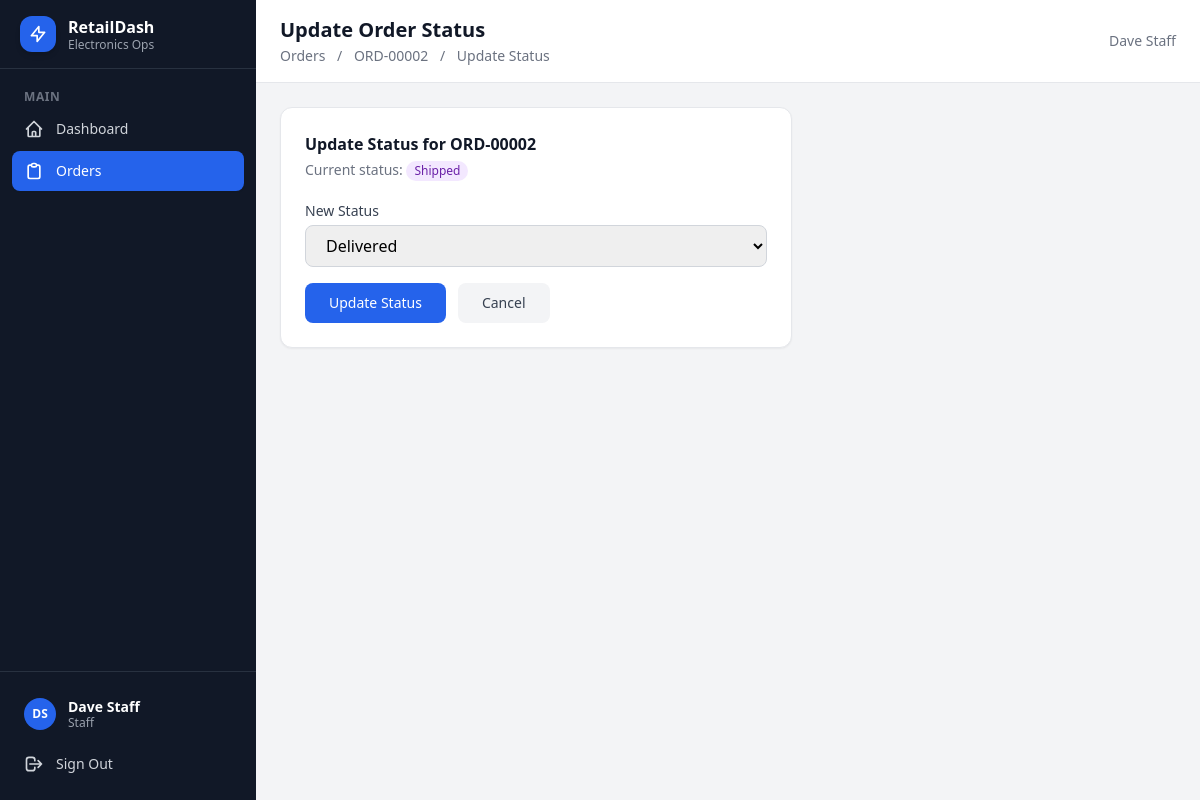
/orders/2/update-status/ (signed in), run on the app's committed database.
### apps/accounts/models.py (models this page shows, shortened)
class Profile(models.Model):
    ROLE_CHOICES = [
        ('admin', 'Admin'),
        ('manager', 'Manager'),
        ('analyst', 'Analyst'),
        ('staff', 'Staff'),
    ]
    user = models.OneToOneField(User, on_delete=models.CASCADE, related_name='profile')
    role = models.CharField(max_length=20, choices=ROLE_CHOICES, default='staff')
    phone = models.CharField(max_length=20, blank=True, null=True)
    avatar = models.ImageField(upload_to='avatars/', blank=True, null=True)

### apps/orders/models.py (models this page shows, shortened)
class Order(models.Model):
    STATUS_CHOICES = [
        ('pending', 'Pending'),
        ('confirmed', 'Confirmed'),
        ('processing', 'Processing'),
        ('shipped', 'Shipped'),
        ('delivered', 'Delivered'),
        ('cancelled', 'Cancelled'),
    ]
    SOURCE_CHOICES = [
        ('storefront', 'Storefront'),
        ('internal', 'Internal'),
    ]
    order_number = models.CharField(max_length=20, unique=True, blank=True)
    customer_name = models.CharField(max_length=200)
    customer_email = models.EmailField()
    customer_phone = models.CharField(max_length=20, blank=True)
    status = models.CharField(max_length=20, choices=STATUS_CHOICES, default='pending')
    total_amount = models.DecimalField(max_digits=12, decimal_places=2, default=0)
    source = models.CharField(max_length=20, choices=SOURCE_CHOICES, default='internal')
    created_by = models.ForeignKey(User, on_delete=models.SET_NULL, null=True, related_name='orders')
    created_at = models.DateTimeField(auto_now_add=True)
    updated_at = models.DateTimeField(auto_now=True)
    class Meta:
        ordering = ['-created_at']
    @property
    def next_statuses(self):
        flow = {
            'pending': ['confirmed'],
            'confirmed': ['processing'],
            'processing': ['shipped'],
            'shipped': ['delivered'],
            'delivered': [],
            'cancelled': [],
        }
        return flow.get(self.status, [])

### apps/orders/views.py (the view, shortened to what this page needs)
# urls.py: path('<int:pk>/update-status/', views.order_update_status, name='order_update_status'),
@login_required
@role_required('admin', 'manager', 'staff')
def order_update_status(request, pk):
    order = get_object_or_404(Order, pk=pk)
    user_role = request.user.profile.role
    form = OrderStatusForm(instance=order, user_role=user_role)
    if request.headers.get('HX-Request'):
        return render(request, 'orders/partials/status_form.html', {'form': form, 'order': order})
    return render(request, 'orders/order_update_status.html', {'form': form, 'order': order})

### apps/orders/forms.py
class OrderStatusForm(forms.ModelForm):
    class Meta:
        model = Order
        fields = ['status']
        widgets = {
            'status': forms.Select(attrs={
                'class': 'w-full px-4 py-2 border border-gray-300 rounded-lg focus:ring-2 focus:ring-blue-500',
            }),
        }
    def __init__(self, *args, user_role=None, **kwargs):
        super().__init__(*args, **kwargs)
        instance = kwargs.get('instance')
        if instance and user_role == 'staff':
            allowed = [(s, dict(Order.STATUS_CHOICES)[s])
                       for s in instance.next_statuses]
            self.fields['status'].choices = allowed
        elif instance and user_role in ('manager', 'admin'):
            current_choices = list(Order.STATUS_CHOICES)
            self.fields['status'].choices = current_choices

### apps/storefront/context_processors.py (called while the page is built)
def cart_count(request):
    cart = request.session.get('cart', {})
    return {'cart_count': sum(item['quantity'] for item in cart.values())}

### templates/orders/order_update_status.html (shortened to what this page needs)
{% extends 'base.html' %}
{% block page_title %}Update Order Status{% endblock %}
{% block breadcrumb %}
<nav class="text-sm text-gray-500 mt-0.5">
    <a href="{% url 'orders:order_list' %}" class="hover:text-blue-600">Orders</a>
    <span class="mx-2">/</span>
    <a href="{% url 'orders:order_detail' order.pk %}" class="hover:text-blue-600">{{ order.order_number }}</a>
    <span class="mx-2">/</span>
    <span>Update Status</span>
</nav>
{% endblock %}
{% block content %}
<div class="max-w-lg">
    <div class="bg-white rounded-xl shadow-sm border border-gray-200 p-6">
        <h2 class="text-base font-semibold text-gray-900 mb-1">Update Status for {{ order.order_number }}</h2>
        <p class="text-sm text-gray-500 mb-5">
            Current status:
            <span class="inline-flex items-center px-2 py-0.5 rounded-full text-xs font-medium
                {% if order.status == 'delivered' %}bg-green-100 text-green-800
                {% elif order.status == 'cancelled' %}bg-red-100 text-red-800
                {% elif order.status == 'shipped' %}bg-purple-100 text-purple-800
                {% elif order.status == 'processing' %}bg-indigo-100 text-indigo-800
                {% elif order.status == 'confirmed' %}bg-blue-100 text-blue-800
                {% else %}bg-yellow-100 text-yellow-800{% endif %}">
                {{ order.get_status_display }}
            </span>
        </p>
        <form method="post" class="space-y-4">
            <div>
                <label class="block text-sm font-medium text-gray-700 mb-1">New Status</label>
                {{ form.status }}
            </div>
            <div class="flex gap-3">
                <button type="submit"
                        class="px-6 py-2.5 bg-blue-600 text-white rounded-lg text-sm font-medium hover:bg-blue-700 transition-colors">
                    Update Status
                </button>
                <a href="{% url 'orders:order_detail' order.pk %}"
                   class="px-6 py-2.5 bg-gray-100 text-gray-700 rounded-lg text-sm font-medium hover:bg-gray-200 transition-colors">
                    Cancel
                </a>
            </div>
        </form>
    </div>
</div>
{% endblock %}

### templates/base.html (shortened to what this page needs)
<!DOCTYPE html>
<html lang="en" class="h-full bg-gray-100">
<head>
    <script src="https://cdn.tailwindcss.com"></script>
</head>
<body class="h-full">
<div class="flex h-full min-h-screen">
    <aside class="w-64 bg-gray-900 flex flex-col flex-shrink-0 fixed inset-y-0 left-0 z-50">
        <div class="flex items-center gap-3 px-5 py-4 border-b border-gray-700/60">
            <div class="w-9 h-9 bg-blue-600 rounded-xl flex items-center justify-center flex-shrink-0 shadow-md">
                <svg class="w-5 h-5 text-white" fill="none" stroke="currentColor" viewBox="0 0 24 24">
                    <path stroke-linecap="round" stroke-linejoin="round" stroke-width="2" d="M13 10V3L4 14h7v7l9-11h-7z"/>
                </svg>
            </div>
            <div>
                <p class="text-white font-bold text-base leading-tight">RetailDash</p>
                <p class="text-gray-400 text-xs leading-tight">Electronics Ops</p>
            </div>
        </div>
        <nav class="flex-1 px-3 py-5 space-y-0.5 overflow-y-auto">
            <p class="sidebar-section-label">Main</p>
            <a href="{% url 'core:dashboard' %}"
               class="sidebar-link {% if request.resolver_match.app_name == 'core' %}active{% endif %}">
                <svg class="w-5 h-5 flex-shrink-0" fill="none" stroke="currentColor" viewBox="0 0 24 24">
                    <path stroke-linecap="round" stroke-linejoin="round" stroke-width="2" d="M3 12l2-2m0 0l7-7 7 7M5 10v10a1 1 0 001 1h3m10-11l2 2m-2-2v10a1 1 0 01-1 1h-3m-6 0a1 1 0 001-1v-4a1 1 0 011-1h2a1 1 0 011 1v4a1 1 0 001 1m-6 0h6"/>
                </svg>
                Dashboard
            </a>
            {% with role=user.profile.role %}
            {% if role == 'admin' or role == 'manager' or role == 'staff' %}
            <a href="{% url 'orders:order_list' %}"
               class="sidebar-link {% if request.resolver_match.app_name == 'orders' %}active{% endif %}">
                <svg class="w-5 h-5 flex-shrink-0" fill="none" stroke="currentColor" viewBox="0 0 24 24">
                    <path stroke-linecap="round" stroke-linejoin="round" stroke-width="2" d="M9 5H7a2 2 0 00-2 2v12a2 2 0 002 2h10a2 2 0 002-2V7a2 2 0 00-2-2h-2M9 5a2 2 0 002 2h2a2 2 0 002-2M9 5a2 2 0 012-2h2a2 2 0 012 2"/>
                </svg>
                Orders
            </a>
            {% endif %}
            {% endwith %}
        </nav>
        <div class="px-3 py-4 border-t border-gray-700/60 space-y-1">
            <a href="{% url 'profile:view' %}" class="sidebar-link">
                <div class="w-8 h-8 bg-blue-600 rounded-full flex items-center justify-center text-white text-xs font-bold flex-shrink-0">
                    {{ user.first_name|first|upper }}{{ user.last_name|first|upper }}
                </div>
                <div class="flex-1 min-w-0">
                    <p class="text-sm font-semibold text-white truncate leading-tight">{{ user.get_full_name|default:user.username }}</p>
                    <p class="text-xs text-gray-400 capitalize leading-tight">{{ user.profile.role }}</p>
                </div>
            </a>
            <form method="post" action="{% url 'accounts:logout' %}">
                <button type="submit" class="sidebar-link w-full text-left">
                    <svg class="w-5 h-5 flex-shrink-0" fill="none" stroke="currentColor" viewBox="0 0 24 24">
                        <path stroke-linecap="round" stroke-linejoin="round" stroke-width="2" d="M17 16l4-4m0 0l-4-4m4 4H7m6 4v1a3 3 0 01-3 3H6a3 3 0 01-3-3V7a3 3 0 013-3h4a3 3 0 013 3v1"/>
                    </svg>
                    Sign Out
                </button>
            </form>
        </div>
    </aside>
    <div class="flex-1 flex flex-col ml-64">
        <header class="bg-white border-b border-gray-200 px-6 py-4 flex items-center justify-between sticky top-0 z-40">
            <div>
                <h1 class="text-xl font-semibold text-gray-900">{% block page_title %}Dashboard{% endblock %}</h1>
                {% block breadcrumb %}{% endblock %}
            </div>
            <div class="flex items-center gap-4">
                <span class="text-sm text-gray-500">{{ user.get_full_name|default:user.username }}</span>
            </div>
        </header>
        <main class="flex-1 p-6">
            {% block content %}{% endblock %}
        </main>
    </div>
</div>
</body>
</html>

### templates/base.html (style rules this page uses)
.sidebar-link { @apply flex items-center gap-3 px-3 py-2.5 rounded-lg text-sm font-medium transition-all duration-150 text-gray-300; }
.sidebar-link.active { @apply bg-blue-600 text-white shadow-sm; }
.sidebar-section-label { @apply px-3 mb-1 text-xs font-semibold uppercase tracking-wider text-gray-500; }

### data on the page
Order: order_number "ORD-00002", status "Shipped", status "Delivered"

### other printed values
{{ user.first_name|first|upper }} "D"
{{ user.last_name|first|upper }} "S"
{{ user.get_full_name|default:user.username }} "Dave Staff"
{{ user.profile.role }} "Staff"
